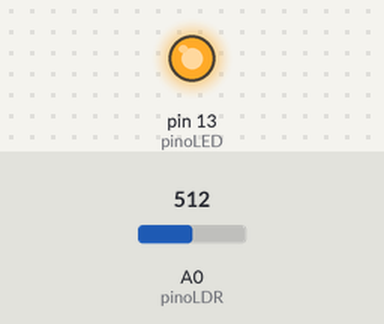
The sketch below on a simulated Arduino Uno, built with avr-gcc and run on an emulated ATmega328P. Shown: output pins drawn as LEDs (lit = HIGH). The inputs (shaded band) are chosen by the test bench; at power-on: A0 (pinoLDR) = 512. What the sketch prints to the serial monitor is not drawn.

Above: at 1.3 s.
1.4 s: A0 (pinoLDR) set to 585
2.9 s: A0 (pinoLDR) set to 616
At 3.8 s:
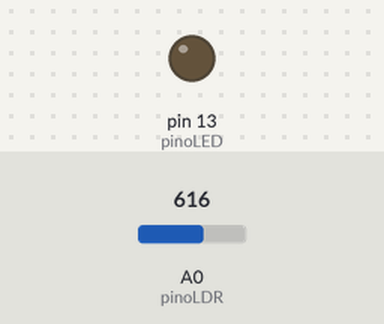
4.5 s: A0 (pinoLDR) set to 590
At 5.0 s:
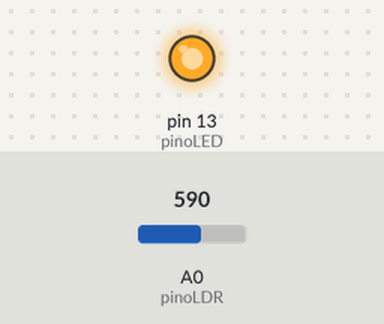
6.0 s: A0 (pinoLDR) set to 610
At 7.4 s:
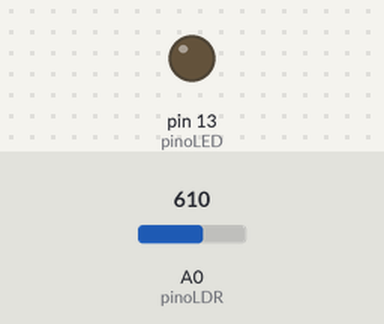
Timing chart, 0 to 8.5 s (numbered marks = the images above; inputs shaded):
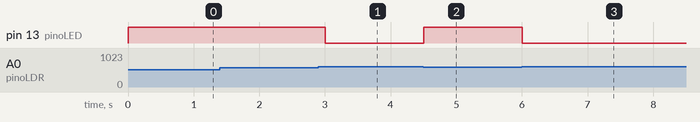

Measured:
- the behaviour switches between 599 and 600 on A0 (pinoLDR) (found by bisection; images 0 and 1)
- after the input at 1.4 s, every drawn part: stays the same
- after the input at 2.9 s, pin 13 (pinoLED): HIGH → LOW after 0.10 s
- after the input at 4.5 s, pin 13 (pinoLED): LOW → HIGH at once
- after the input at 6.0 s, pin 13 (pinoLED): HIGH → LOW at once

The sketch:

arduino.ino
```cpp
// Define os pinos
const int pinoLDR = A0;        // Pino analógico conectado ao LDR
const int pinoLED = 13;        // Pino digital conectado ao LED
const int limiteLuminosidade = 600; // Limite de luminosidade (ajuste conforme ambiente)

void setup() {
  // Configura o pino do LED como saída
  pinMode(pinoLED, OUTPUT);

  // Inicia a comunicação serial para monitorar os valores do LDR
  Serial.begin(9600);
}

void loop() {
  // Lê o valor do LDR (de 0 a 1023)
  int valorLDR = analogRead(pinoLDR);

  // Exibe o valor lido no monitor serial
  Serial.print("Valor do LDR: ");
  Serial.println(valorLDR);

  // Verifica se o ambiente está escuro (valor baixo do LDR)
  if (valorLDR < limiteLuminosidade) {
    // Escuro → acende LED
    digitalWrite(pinoLED, HIGH);
    Serial.println("Ambiente escuro → LED ACESO");
  } else {
    // Claro → apaga LED
    digitalWrite(pinoLED, LOW);
    Serial.println("Ambiente claro → LED APAGADO");
  }

  delay(500); // pequeno atraso
}
```
